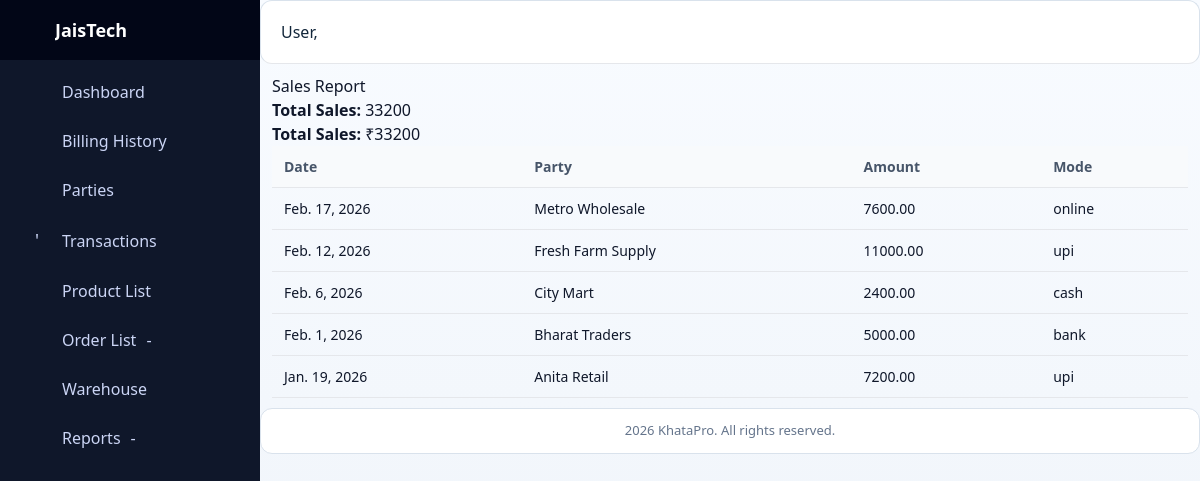
The app's page /reports/sales/ with its own data.
### khataapp/models.py (models this page shows, shortened)
class Transaction(models.Model):
    TXN_TYPE_CHOICES = [
        ("credit", "Credit"),
        ("debit", "Debit"),
    ]
    TXN_MODE_CHOICES = [
        ("cash", "Cash"),
        ("online", "Online"),
        ("upi", "UPI"),
        ("bank", "Bank Transfer"),
        ("cheque", "Cheque"),
    ]
    GST_TYPE_CHOICES = [
        ("gst", "GST"),
        ("nongst", "Non GST"),
    ]
    party = models.ForeignKey(
        "khataapp.Party",
        on_delete=models.CASCADE,
        related_name="transactions"
    )
    txn_type = models.CharField(max_length=10, choices=TXN_TYPE_CHOICES)
    txn_mode = models.CharField(max_length=20, choices=TXN_MODE_CHOICES, default="cash")
    amount = models.DecimalField(max_digits=10, decimal_places=2)
    date = models.DateField()   # Manual date selection
    notes = models.TextField(blank=True, null=True)
    receipt = models.ImageField(upload_to="receipts/", blank=True, null=True)
    order = models.ForeignKey(
        "commerce.Order",
        on_delete=models.SET_NULL,
        null=True,
        blank=True,
        related_name="linked_transactions"
    )
    payment = models.ForeignKey(
        "commerce.Payment",
        on_delete=models.SET_NULL,
        null=True,
        blank=True,
        related_name="linked_transactions"
    )
    voucher = models.ForeignKey(
        "commerce.SalesVoucher",
        on_delete=models.SET_NULL,
        null=True,
        blank=True,
        related_name="transactions"
    )
    invoice = models.ForeignKey(
        "commerce.Invoice",
        on_delete=models.SET_NULL,
        null=True,
        blank=True,
        related_name="transactions"
    )
    gst_type = models.CharField(
        max_length=10,
        choices=GST_TYPE_CHOICES,
        blank=True,
        null=True
    )
    created_at = models.DateTimeField(auto_now_add=True)
    class Meta:
        ordering = ['-date']
        verbose_name_plural = "Transactions"

class Party(models.Model):
    PARTY_TYPE_CHOICES = (
        ('customer', 'Customer'),
        ('supplier', 'Supplier'),
    )
    owner = models.ForeignKey(
        settings.AUTH_USER_MODEL,
        on_delete=models.CASCADE,
        related_name='my_parties',
        null=True,
        blank=True
    )
    name = models.CharField(max_length=100)
    mobile = models.CharField(max_length=15, blank=True)
    email = models.EmailField(blank=True)
    gst = models.CharField(max_length=20, blank=True, null=True)
    address = models.TextField(blank=True, null=True)
    party_type = models.CharField(max_length=10, choices=PARTY_TYPE_CHOICES)
    created_at = models.DateTimeField(auto_now_add=True)
    upi_id = models.CharField(max_length=50, blank=True, null=True)
    bank_account_number = models.CharField(max_length=30, blank=True, null=True)
    qr_code = models.ImageField(upload_to='qr_codes/', blank=True, null=True)
    is_premium = models.BooleanField(default=False)
    whatsapp_number = models.CharField(max_length=15, blank=True, null=True)
    sms_number = models.CharField(max_length=15, blank=True, null=True)
    credit_grade = models.CharField(max_length=5, default='-', blank=True)
    credit_period = models.PositiveIntegerField(default=30, help_text="Credit period in days")
    opening_balance = models.DecimalField(max_digits=12, decimal_places=2, default=0, help_text="Opening balance for supplier")
    is_active = models.BooleanField(default=True)
    customer_category = models.CharField(max_length=60, blank=True, null=True, help_text="Customer segment/category")
    def balance(self):
        """Net balance (Credit - Debit)."""
        return self.total_credit() - self.total_debit()
    class Meta:
        ordering = ['-created_at']
        verbose_name_plural = "Parties"

### reports/views.py (the view)
# urls.py: path('sales/', views.sales_report, name='sales_report'),
def sales_report(request):
    sales = Transaction.objects.filter(txn_type='credit')
    total_sales = sales.aggregate(
        total=Sum('amount')
    )['total'] or 0
    return render(request, 'reports/sales_report.html', {
        'sales': sales,
        'total_sales': total_sales
    })

### billing/templatetags/feature_tags.py (called while the page is built)
@register.simple_tag(takes_context=True)
def feature_allowed(context, feature_key):
    user = context.get("request").user
    if not user or not user.is_authenticated:
        return False
    return user_has_feature(user, feature_key)

### system_mode/context_processors.py (called while the page is built)
def system_mode_context(request):
    context = getattr(request, "system_mode_context", None)
    if context is None:
        context = build_request_mode_context(request)
    return {
        "system_mode": context,
        "system_mode_name": context.get("current_mode", "DESKTOP"),
        "system_mode_locked": bool(context.get("is_locked", False)),
        "resolved_system_mode": context.get("resolved_mode", "DESKTOP"),
        "resolved_system_mode_css": context.get("resolved_mode_css", "desktop"),
        "system_route_profile": context.get("route_profile", {}),
    }

### system_mode/models.py (called while the page is built)
    @classmethod
    def get_solo(cls, for_update=False):
        qs = cls.objects
        if for_update:
            qs = qs.select_for_update()
        instance = qs.filter(pk=1).first()
        if instance:
            return instance
        with transaction.atomic():
            locked = cls.objects.select_for_update().filter(pk=1).first()
            if locked:
                return locked
            return cls.objects.create(pk=1, current_mode=cls.Mode.DESKTOP)

### system_mode/services.py (called while the page is built)
def serialize_system_mode(mode_obj: SystemMode) -> dict[str, Any]:
    return {
        "current_mode": mode_obj.current_mode,
        "is_locked": bool(mode_obj.is_locked),
        "updated_by_id": mode_obj.updated_by_id,
        "updated_at": mode_obj.updated_at.isoformat() if mode_obj.updated_at else None,
    }

def get_system_mode_state(force_refresh: bool = False) -> dict[str, Any]:
    if not force_refresh:
        cached = cache.get(CACHE_KEY)
        if cached:
            return cached
    try:
        mode_obj = SystemMode.get_solo()
        payload = serialize_system_mode(mode_obj)
    except OperationalError:
        payload = {
            "current_mode": SystemMode.Mode.DESKTOP,
            "is_locked": False,
            "updated_by_id": None,
            "updated_at": None,
        }
    cache.set(CACHE_KEY, payload, CACHE_TTL_SECONDS)
    return payload

### templates/reports/sales_report.html (shortened to what this page needs)
{% extends 'base.html' %}
{% block content %}
<h2>Sales Report</h2>
<p><strong>Total Sales:</strong> {{ total_sales }}</p>
<p><strong>Total Sales:</strong> ₹{{ total_sales }}</p>
<table>
    <tr>
        <th>Date</th>
        <th>Party</th>
        <th>Amount</th>
        <th>Mode</th>
    </tr>
    {% for sale in sales %}
    <tr>
        <td>{{ sale.date }}</td>
        <td>{{ sale.party.name }}</td>
        <td>{{ sale.amount }}</td>
        <td>{{ sale.txn_mode }}</td>
    </tr>
    {% endfor %}
</table>
{% endblock %}

### static/css/dashboard.css (style rules this page uses)
* { box-sizing: border-box; }
html, body { margin: 0; padding: 0; height: 100%; font-family: system-ui, -apple-system, Segoe UI, Roboto, Arial, sans-serif; background: #f4f6fb; overflow-x: hidden; }
table { width: 100%; border-collapse: collapse; font-size: 14px; }
th, td { padding: 10px 12px; border-bottom: 1px solid #e5e7eb; text-align: left; }
th { color: #475569; font-weight: 600; background: #f8fafc; }

### static/css/unified-theme.css (style rules this page uses)
:root { --uc-bg: #f4f7fb; --uc-surface: #ffffff; --uc-border: #d9e2ec; --uc-text: #12263a; --uc-muted: #5f6c7b; --uc-brand: #0b6bcb; --uc-brand-2: #0f9d7a; --uc-danger: #c03b3b; --uc-warning: #b7791f; }
body { background: var(--uc-bg); color: var(--uc-text); }

### static/css/master_ui_system.css (style rules this page uses)
:root { --ui-primary: #123a8f; --ui-primary-dark: #0f2f73; --ui-secondary: #f58b1f; --ui-secondary-dark: #d97108; --ui-danger: #c03b3b; --ui-outline: #64748b; --ui-surface: #ffffff; --ui-surface-soft: #f4f7fc; --ui-border: #d8e0ee; --ui-text: #0f172a; --ui-muted: #475569; --ui-radius: 6px; --ui-shadow: 0 10px 26px rgba(15, 23, 42, 0.08); }

### records on screen
Transaction: date "Feb. 17, 2026", party.name "Metro Wholesale", amount "7600.00", txn_mode "online"
Transaction: date "Feb. 12, 2026", party.name "Fresh Farm Supply", amount "11000.00", txn_mode "upi"
Transaction: date "Feb. 6, 2026", party.name "City Mart", amount "2400.00", txn_mode "cash"
Transaction: date "Feb. 1, 2026", party.name "Bharat Traders", amount "5000.00", txn_mode "bank"
Transaction: date "Jan. 19, 2026", party.name "Anita Retail", amount "7200.00", txn_mode "upi"

### other values on screen
{{ company.company_name|default:"JaisTech" }} "JaisTech"
{{ total_sales }} "33200"
